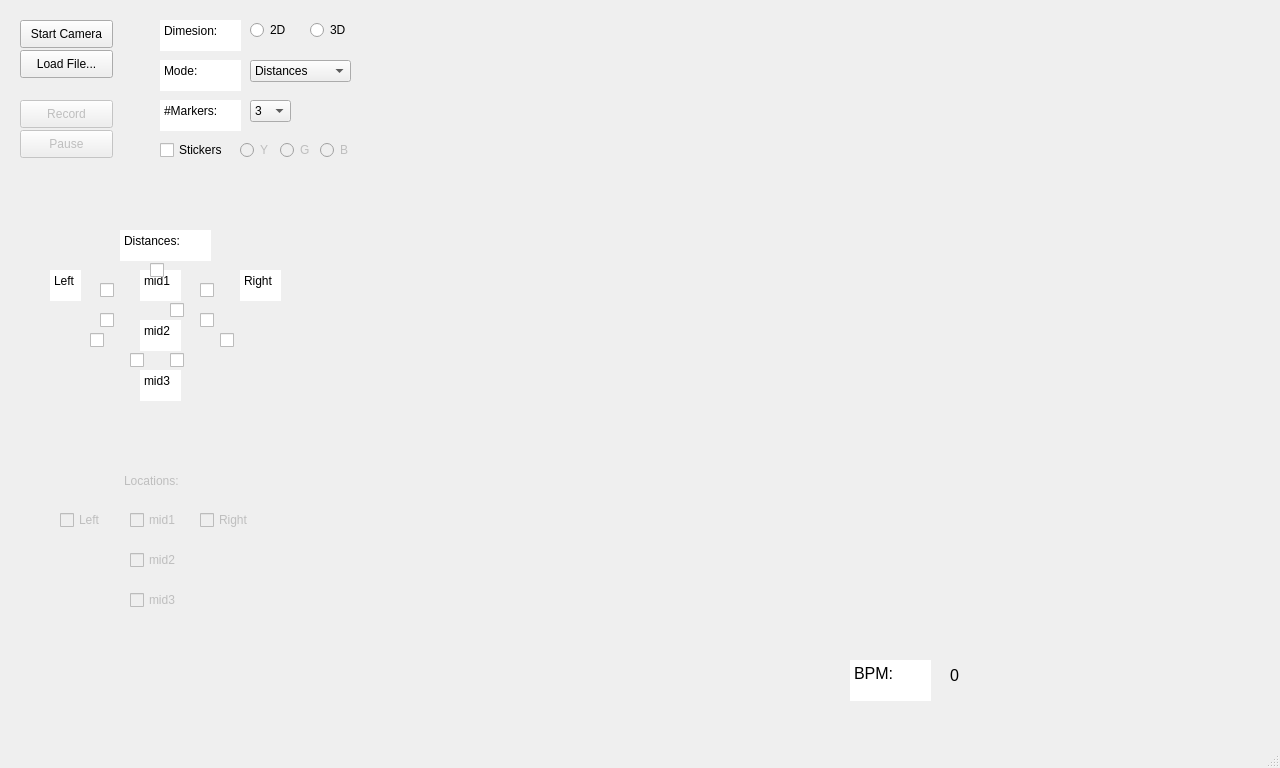
<?xml version="1.0" encoding="UTF-8"?>
<ui version="4.0">
 <class>DeepBreath</class>
 <widget class="QMainWindow" name="DeepBreath">
  <property name="geometry">
   <rect>
    <x>0</x>
    <y>0</y>
    <width>1280</width>
    <height>768</height>
   </rect>
  </property>
  <property name="windowTitle">
   <string>DeepBreath</string>
  </property>
  <widget class="QWidget" name="centralwidget">
   <widget class="QPushButton" name="start_camera_button">
    <property name="geometry">
     <rect>
      <x>20</x>
      <y>20</y>
      <width>93</width>
      <height>28</height>
     </rect>
    </property>
    <property name="text">
     <string>Start Camera</string>
    </property>
   </widget>
   <widget class="QPushButton" name="load_file_button">
    <property name="geometry">
     <rect>
      <x>20</x>
      <y>50</y>
      <width>93</width>
      <height>28</height>
     </rect>
    </property>
    <property name="text">
     <string>Load File...</string>
    </property>
   </widget>
   <widget class="QPushButton" name="record_button">
    <property name="enabled">
     <bool>false</bool>
    </property>
    <property name="geometry">
     <rect>
      <x>20</x>
      <y>100</y>
      <width>93</width>
      <height>28</height>
     </rect>
    </property>
    <property name="text">
     <string>Record</string>
    </property>
   </widget>
   <widget class="QPushButton" name="pause_button">
    <property name="enabled">
     <bool>false</bool>
    </property>
    <property name="geometry">
     <rect>
      <x>20</x>
      <y>130</y>
      <width>93</width>
      <height>28</height>
     </rect>
    </property>
    <property name="text">
     <string>Pause</string>
    </property>
   </widget>
   <widget class="QRadioButton" name="dimension_2d_radio_button">
    <property name="geometry">
     <rect>
      <x>250</x>
      <y>20</y>
      <width>51</width>
      <height>20</height>
     </rect>
    </property>
    <property name="text">
     <string>2D</string>
    </property>
    <attribute name="buttonGroup">
     <string notr="true">dimension_button_group</string>
    </attribute>
   </widget>
   <widget class="QRadioButton" name="dimension_3d_radio_button">
    <property name="geometry">
     <rect>
      <x>310</x>
      <y>20</y>
      <width>51</width>
      <height>20</height>
     </rect>
    </property>
    <property name="text">
     <string>3D</string>
    </property>
    <attribute name="buttonGroup">
     <string notr="true">dimension_button_group</string>
    </attribute>
   </widget>
   <widget class="QPlainTextEdit" name="dimension_text">
    <property name="geometry">
     <rect>
      <x>160</x>
      <y>20</y>
      <width>81</width>
      <height>31</height>
     </rect>
    </property>
    <property name="mouseTracking">
     <bool>false</bool>
    </property>
    <property name="frameShape">
     <enum>QFrame::NoFrame</enum>
    </property>
    <property name="readOnly">
     <bool>true</bool>
    </property>
    <property name="plainText">
     <string>Dimesion:</string>
    </property>
   </widget>
   <widget class="QPlainTextEdit" name="mode_text">
    <property name="geometry">
     <rect>
      <x>160</x>
      <y>60</y>
      <width>81</width>
      <height>31</height>
     </rect>
    </property>
    <property name="mouseTracking">
     <bool>false</bool>
    </property>
    <property name="frameShape">
     <enum>QFrame::NoFrame</enum>
    </property>
    <property name="readOnly">
     <bool>true</bool>
    </property>
    <property name="plainText">
     <string>Mode:</string>
    </property>
   </widget>
   <widget class="QComboBox" name="mode_combo_box">
    <property name="geometry">
     <rect>
      <x>250</x>
      <y>60</y>
      <width>101</width>
      <height>22</height>
     </rect>
    </property>
    <item>
     <property name="text">
      <string>Distances</string>
     </property>
    </item>
    <item>
     <property name="text">
      <string>Locations</string>
     </property>
    </item>
    <item>
     <property name="text">
      <string>Fourier</string>
     </property>
    </item>
    <item>
     <property name="text">
      <string>Volume</string>
     </property>
    </item>
    <item>
     <property name="text">
      <string>No Graph</string>
     </property>
    </item>
   </widget>
   <widget class="QPlainTextEdit" name="locations_text">
    <property name="enabled">
     <bool>false</bool>
    </property>
    <property name="geometry">
     <rect>
      <x>120</x>
      <y>470</y>
      <width>91</width>
      <height>31</height>
     </rect>
    </property>
    <property name="mouseTracking">
     <bool>false</bool>
    </property>
    <property name="frameShape">
     <enum>QFrame::NoFrame</enum>
    </property>
    <property name="readOnly">
     <bool>true</bool>
    </property>
    <property name="plainText">
     <string>Locations:</string>
    </property>
   </widget>
   <widget class="QCheckBox" name="left_loc_checkbox">
    <property name="enabled">
     <bool>false</bool>
    </property>
    <property name="geometry">
     <rect>
      <x>60</x>
      <y>510</y>
      <width>51</width>
      <height>20</height>
     </rect>
    </property>
    <property name="text">
     <string>Left</string>
    </property>
   </widget>
   <widget class="QCheckBox" name="right_loc_checkbox">
    <property name="enabled">
     <bool>false</bool>
    </property>
    <property name="geometry">
     <rect>
      <x>200</x>
      <y>510</y>
      <width>51</width>
      <height>20</height>
     </rect>
    </property>
    <property name="text">
     <string>Right</string>
    </property>
   </widget>
   <widget class="QCheckBox" name="mid1_loc_checkbox">
    <property name="enabled">
     <bool>false</bool>
    </property>
    <property name="geometry">
     <rect>
      <x>130</x>
      <y>510</y>
      <width>51</width>
      <height>20</height>
     </rect>
    </property>
    <property name="text">
     <string>mid1</string>
    </property>
   </widget>
   <widget class="QCheckBox" name="mid2_loc_checkbox">
    <property name="enabled">
     <bool>false</bool>
    </property>
    <property name="geometry">
     <rect>
      <x>130</x>
      <y>550</y>
      <width>51</width>
      <height>20</height>
     </rect>
    </property>
    <property name="text">
     <string>mid2</string>
    </property>
   </widget>
   <widget class="QCheckBox" name="mid3_loc_checkbox">
    <property name="enabled">
     <bool>false</bool>
    </property>
    <property name="geometry">
     <rect>
      <x>130</x>
      <y>590</y>
      <width>51</width>
      <height>20</height>
     </rect>
    </property>
    <property name="text">
     <string>mid3</string>
    </property>
   </widget>
   <widget class="QPlainTextEdit" name="num_markers_text">
    <property name="geometry">
     <rect>
      <x>160</x>
      <y>100</y>
      <width>81</width>
      <height>31</height>
     </rect>
    </property>
    <property name="mouseTracking">
     <bool>false</bool>
    </property>
    <property name="frameShape">
     <enum>QFrame::NoFrame</enum>
    </property>
    <property name="readOnly">
     <bool>true</bool>
    </property>
    <property name="plainText">
     <string>#Markers:</string>
    </property>
   </widget>
   <widget class="QComboBox" name="num_markers_combo_box">
    <property name="geometry">
     <rect>
      <x>250</x>
      <y>100</y>
      <width>41</width>
      <height>22</height>
     </rect>
    </property>
    <item>
     <property name="text">
      <string>3</string>
     </property>
    </item>
    <item>
     <property name="text">
      <string>4</string>
     </property>
    </item>
    <item>
     <property name="text">
      <string>5</string>
     </property>
    </item>
   </widget>
   <widget class="QCheckBox" name="is_stickers_checkbox">
    <property name="geometry">
     <rect>
      <x>160</x>
      <y>140</y>
      <width>101</width>
      <height>20</height>
     </rect>
    </property>
    <property name="text">
     <string>Stickers</string>
    </property>
   </widget>
   <widget class="QRadioButton" name="y_color_radio_button">
    <property name="enabled">
     <bool>false</bool>
    </property>
    <property name="geometry">
     <rect>
      <x>240</x>
      <y>140</y>
      <width>41</width>
      <height>20</height>
     </rect>
    </property>
    <property name="text">
     <string>Y</string>
    </property>
    <attribute name="buttonGroup">
     <string notr="true">color_button_group</string>
    </attribute>
   </widget>
   <widget class="QRadioButton" name="g_color_radio_button">
    <property name="enabled">
     <bool>false</bool>
    </property>
    <property name="geometry">
     <rect>
      <x>280</x>
      <y>140</y>
      <width>41</width>
      <height>20</height>
     </rect>
    </property>
    <property name="text">
     <string>G</string>
    </property>
    <attribute name="buttonGroup">
     <string notr="true">color_button_group</string>
    </attribute>
   </widget>
   <widget class="QRadioButton" name="b_color_radio_button">
    <property name="enabled">
     <bool>false</bool>
    </property>
    <property name="geometry">
     <rect>
      <x>320</x>
      <y>140</y>
      <width>41</width>
      <height>20</height>
     </rect>
    </property>
    <property name="text">
     <string>B</string>
    </property>
    <attribute name="buttonGroup">
     <string notr="true">color_button_group</string>
    </attribute>
   </widget>
   <widget class="QPlainTextEdit" name="distances_text">
    <property name="geometry">
     <rect>
      <x>120</x>
      <y>230</y>
      <width>91</width>
      <height>31</height>
     </rect>
    </property>
    <property name="mouseTracking">
     <bool>false</bool>
    </property>
    <property name="frameShape">
     <enum>QFrame::NoFrame</enum>
    </property>
    <property name="readOnly">
     <bool>true</bool>
    </property>
    <property name="plainText">
     <string>Distances:</string>
    </property>
   </widget>
   <widget class="QPlainTextEdit" name="left_text">
    <property name="geometry">
     <rect>
      <x>50</x>
      <y>270</y>
      <width>31</width>
      <height>31</height>
     </rect>
    </property>
    <property name="mouseTracking">
     <bool>false</bool>
    </property>
    <property name="frameShape">
     <enum>QFrame::NoFrame</enum>
    </property>
    <property name="readOnly">
     <bool>true</bool>
    </property>
    <property name="plainText">
     <string>Left</string>
    </property>
   </widget>
   <widget class="QPlainTextEdit" name="mid1_text">
    <property name="geometry">
     <rect>
      <x>140</x>
      <y>270</y>
      <width>41</width>
      <height>31</height>
     </rect>
    </property>
    <property name="mouseTracking">
     <bool>false</bool>
    </property>
    <property name="frameShape">
     <enum>QFrame::NoFrame</enum>
    </property>
    <property name="readOnly">
     <bool>true</bool>
    </property>
    <property name="plainText">
     <string>mid1</string>
    </property>
   </widget>
   <widget class="QPlainTextEdit" name="right_text">
    <property name="geometry">
     <rect>
      <x>240</x>
      <y>270</y>
      <width>41</width>
      <height>31</height>
     </rect>
    </property>
    <property name="mouseTracking">
     <bool>false</bool>
    </property>
    <property name="frameShape">
     <enum>QFrame::NoFrame</enum>
    </property>
    <property name="readOnly">
     <bool>true</bool>
    </property>
    <property name="plainText">
     <string>Right</string>
    </property>
   </widget>
   <widget class="QPlainTextEdit" name="mid2_text">
    <property name="geometry">
     <rect>
      <x>140</x>
      <y>320</y>
      <width>41</width>
      <height>31</height>
     </rect>
    </property>
    <property name="mouseTracking">
     <bool>false</bool>
    </property>
    <property name="frameShape">
     <enum>QFrame::NoFrame</enum>
    </property>
    <property name="readOnly">
     <bool>true</bool>
    </property>
    <property name="plainText">
     <string>mid2</string>
    </property>
   </widget>
   <widget class="QPlainTextEdit" name="mid3_text">
    <property name="geometry">
     <rect>
      <x>140</x>
      <y>370</y>
      <width>41</width>
      <height>31</height>
     </rect>
    </property>
    <property name="mouseTracking">
     <bool>false</bool>
    </property>
    <property name="frameShape">
     <enum>QFrame::NoFrame</enum>
    </property>
    <property name="readOnly">
     <bool>true</bool>
    </property>
    <property name="plainText">
     <string>mid3</string>
    </property>
   </widget>
   <widget class="QCheckBox" name="left_mid1_checkbox">
    <property name="geometry">
     <rect>
      <x>100</x>
      <y>280</y>
      <width>16</width>
      <height>20</height>
     </rect>
    </property>
    <property name="text">
     <string/>
    </property>
   </widget>
   <widget class="QCheckBox" name="right_mid1_checkbox">
    <property name="geometry">
     <rect>
      <x>200</x>
      <y>280</y>
      <width>16</width>
      <height>20</height>
     </rect>
    </property>
    <property name="text">
     <string/>
    </property>
   </widget>
   <widget class="QCheckBox" name="left_right_checkbox">
    <property name="geometry">
     <rect>
      <x>150</x>
      <y>260</y>
      <width>16</width>
      <height>20</height>
     </rect>
    </property>
    <property name="text">
     <string/>
    </property>
   </widget>
   <widget class="QCheckBox" name="mid1_mid2_checkbox">
    <property name="geometry">
     <rect>
      <x>170</x>
      <y>300</y>
      <width>16</width>
      <height>20</height>
     </rect>
    </property>
    <property name="text">
     <string/>
    </property>
   </widget>
   <widget class="QCheckBox" name="mid2_mid3_checkbox">
    <property name="geometry">
     <rect>
      <x>170</x>
      <y>350</y>
      <width>16</width>
      <height>20</height>
     </rect>
    </property>
    <property name="text">
     <string/>
    </property>
   </widget>
   <widget class="QCheckBox" name="right_mid2_checkbox">
    <property name="geometry">
     <rect>
      <x>200</x>
      <y>310</y>
      <width>16</width>
      <height>20</height>
     </rect>
    </property>
    <property name="text">
     <string/>
    </property>
   </widget>
   <widget class="QCheckBox" name="left_mid2_checkbox">
    <property name="geometry">
     <rect>
      <x>100</x>
      <y>310</y>
      <width>16</width>
      <height>20</height>
     </rect>
    </property>
    <property name="text">
     <string/>
    </property>
   </widget>
   <widget class="QCheckBox" name="mid1_mid3_checkbox">
    <property name="geometry">
     <rect>
      <x>130</x>
      <y>350</y>
      <width>16</width>
      <height>20</height>
     </rect>
    </property>
    <property name="text">
     <string/>
    </property>
   </widget>
   <widget class="QCheckBox" name="left_mid3_checkbox">
    <property name="geometry">
     <rect>
      <x>90</x>
      <y>330</y>
      <width>16</width>
      <height>20</height>
     </rect>
    </property>
    <property name="text">
     <string/>
    </property>
   </widget>
   <widget class="QCheckBox" name="right_mid3_checkbox">
    <property name="geometry">
     <rect>
      <x>220</x>
      <y>330</y>
      <width>16</width>
      <height>20</height>
     </rect>
    </property>
    <property name="text">
     <string/>
    </property>
   </widget>
   <widget class="QWidget" name="color_stream_widget" native="true">
    <property name="geometry">
     <rect>
      <x>420</x>
      <y>20</y>
      <width>401</width>
      <height>301</height>
     </rect>
    </property>
   </widget>
   <widget class="QWidget" name="depth_stream_widget" native="true">
    <property name="geometry">
     <rect>
      <x>850</x>
      <y>20</y>
      <width>401</width>
      <height>301</height>
     </rect>
    </property>
   </widget>
   <widget class="QWidget" name="volume_stream_widget" native="true">
    <property name="geometry">
     <rect>
      <x>420</x>
      <y>350</y>
      <width>401</width>
      <height>301</height>
     </rect>
    </property>
   </widget>
   <widget class="QWidget" name="graph_widget" native="true">
    <property name="geometry">
     <rect>
      <x>850</x>
      <y>350</y>
      <width>401</width>
      <height>301</height>
     </rect>
    </property>
   </widget>
   <widget class="QPlainTextEdit" name="bpm_text">
    <property name="geometry">
     <rect>
      <x>850</x>
      <y>660</y>
      <width>81</width>
      <height>41</height>
     </rect>
    </property>
    <property name="font">
     <font>
      <pointsize>12</pointsize>
     </font>
    </property>
    <property name="mouseTracking">
     <bool>false</bool>
    </property>
    <property name="frameShape">
     <enum>QFrame::NoFrame</enum>
    </property>
    <property name="readOnly">
     <bool>true</bool>
    </property>
    <property name="plainText">
     <string>BPM:</string>
    </property>
   </widget>
   <widget class="QLabel" name="bpm_value">
    <property name="geometry">
     <rect>
      <x>950</x>
      <y>660</y>
      <width>101</width>
      <height>31</height>
     </rect>
    </property>
    <property name="font">
     <font>
      <pointsize>12</pointsize>
     </font>
    </property>
    <property name="text">
     <string>0</string>
    </property>
   </widget>
  </widget>
  <widget class="QMenuBar" name="menubar">
   <property name="geometry">
    <rect>
     <x>0</x>
     <y>0</y>
     <width>1280</width>
     <height>26</height>
    </rect>
   </property>
  </widget>
  <widget class="QStatusBar" name="statusbar"/>
 </widget>
 <resources/>
 <connections/>
 <buttongroups>
  <buttongroup name="color_button_group"/>
  <buttongroup name="dimension_button_group"/>
 </buttongroups>
</ui>
